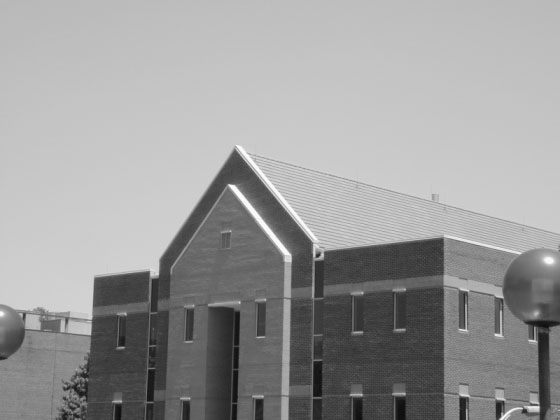
%> input picture HW1/hw_vova/HW1/building.jpg, 560 x 420 px
$ octave Complete_Script.m   (GNU Octave 9; MATLAB toolbox functions it lacks are replaced by stand-ins)
%> lines starting %> are read from the running program, lines starting %| are printed output that depends on the picture; in (x1, y1, x2, y2) boxes, pixels count from 0 and x2, y2 are one past the last pixel; in counts of white or black regions, pixels touching at a corner belong together; the program's own positions count from 1; pictures that were not available may be replaced by others from this repository, and a replacement may not be noted
### HW1/hw_vova/HW1/draw_hough_lines.m
function [] = draw_hough_lines (image, theta_values, rho_values,color)


numLines = numel(rho_values);

% those are constant in all lines
x0 = 1;
xend = size(image,2); % image width


%// For each rho,theta pair...
for idx = 1 : numLines
    r = rho_values(idx); th = theta_values(idx); %// Get rho and theta

    %// if a vertical line, then draw a vertical line centered at x = r
    if (th == 0)
        yend = size(image,1); % image height
        line([r r], [1 yend], 'Color', color);
    else
        y0 = (-cosd(th)/sind(th))*x0 + (r / sind(th)); % theta [deg]
        yend = (-cosd(th)/sind(th))*xend + (r / sind(th));

        % add the line
        line([x0 xend], [y0 yend], 'Color',color);
   end
end

end

### HW1/hw_vova/HW1/Style_Trans.m
function [Reconstructed] = Style_Trans(Pic_1,Pic_2)
% Style transfer function. Gets 2 pictures, picture 2 style applies to
% picture 1 and returns as Reconstructed

Pic_1 = double(Pic_1);
Pic_2 = double(Pic_2);

% Size of pyramid
n = 6;

epsilon = 1e-4;

% Creating the LoG pyramid, from it computing the energy for each image and
% the gain parameter
for i = 1 : 1 : 3

    [~, LoG_I(:,:,i,:)] = LoG_creator(Pic_1(:,:,i), 6);
    [~, LoG_E(:,:,i,:)] = LoG_creator(Pic_2(:,:,i), 6);

    for j = 1 : 1 : n
        sigma = 2 ^ (j+1);
        g_filter = fspecial('gaussian', 4 * sigma, sigma);
        Energy_I(:,:,i,j) = imfilter(LoG_I(:,:,i,j) .^ 2, g_filter);
        Energy_E(:,:,i,j) = imfilter(LoG_E(:,:,i,j) .^ 2, g_filter);
        gain(:,:,i,j) = ( Energy_E(:,:,i,j) ./ ( Energy_I(:,:,i,j) + epsilon ) ) .^.5;
    end

end

% [16 lines of commented-out code are left out]
idx = gain > 2.8;
gain(idx) = 2.8;

idx = gain < 0.9;
gain(idx) = 0.9;

% Creating the gain modified LoG image for each matrix
for i = 1 : 1 : 3

    for j = 1 : 1 : n

        if j ~= n
            LcO(:,:,i,j) = gain(:,:,i,j) .* LoG_I(:,:,i,j);
        else
            LcO(:,:,i,j) = LoG_E(:,:,i,j);
        end

    end

    LcO_reduced(:,:,:) = LcO(:,:,i,:);
    Reconstructed(:,:,i) = Image_Recreator(LcO_reduced);

end

% [4 lines of commented-out code are left out]

end

### HW1/hw_vova/HW1/LoG_creator.m
function [LoG, LoG_double] = LoG_creator(image, levels)
% The function gets an image after imread, and outputs a uint8 LoG tensor
% and a double LoG tensor

    image = double(image); % Converting everything to double allows for an
    %accurate image reconstruction (negative values), without negative
    %values after reconstruction we get a bloom effect

    for i = 1 : 1 : levels

            % Create the sigmas

           if i == 1
               sigma = 4;
               sigma_after = 8;
           else
               sigma = 2^i;
               sigma_after = 2^(i+1);
           end

           % Create filters and convert to double
           g_filter = fspecial('gaussian', 4 * sigma, sigma);
           g_filter_after = fspecial('gaussian', 4 * sigma_after, sigma_after);

           g_filter = double(g_filter);
           g_filter_after = double(g_filter_after);

           % Create LoG pyramid matrices without downsampling, both double
           % and uint8
           if i == 1
               LoG(:,:,i) = image - imfilter(image, g_filter);
               LoG_double(:,:,i) = double(LoG(:,:,i));
               LoG(:,:,i) = uint8(LoG(:,:,i));
           elseif i == levels
               LoG(:,:,i)= imfilter(image, g_filter);
               LoG_double(:,:,i) = double(LoG(:,:,i));
               LoG(:,:,i) = uint8(LoG(:,:,i));
           else
               LoG(:,:,i) = imfilter(image, g_filter) - imfilter(image, g_filter_after);
               LoG_double(:,:,i) = double(LoG(:,:,i));
               LoG(:,:,i) = uint8(LoG(:,:,i));
           end

    end

end

### HW1/hw_FINAL/HW1/Complete_Script.m
clear
close all
clc


%% part 1 - hough lines

f=zeros(101,101);
f(1,1)=1;
H=hough(f);
imshow(H,[])
f(101,1)=1;
H=hough(f);
imshow(H,[])
f(1,101)=1;
H=hough(f);
imshow(H,[])
f(101,101)=1;
H=hough(f);
imshow(H,[])
f(51,51)=1;


[H,T,R] = hough(f);
imshow(H,'XData',T,'YData',R,...
      'InitialMagnification','fit');
title('Hough transform #4');
xlabel('\theta'), ylabel('\rho');
axis on, axis normal, hold on;


%% part 2

close all;

% (b)
% create a square
f=ones(201,201);

% padding it with zeroes
fb =  padarray(f,[100,100],'both');
f_binary = imbinarize(fb);  % binarize the image
fig_21 = figure(21);
imshow(f_binary,[])
title('binary image of a square');


% (c)

% using the Carry edge detector to generate image of edges
BW = edge(f_binary);
fig_22 = figure(22);
imshow(BW,[])
title('Edges of a binary square');


% (d)

% finding the hough transform

[H,T,R] = hough(BW,'RhoResolution',0.5,'ThetaResolution',0.1);
fig23 = figure(23);
imshow(H,[],'InitialMagnification','fit');
title('Original Hough transform of a square');
xlabel('\theta'), ylabel('\rho');
axis on, axis normal, hold on;


fig24 = figure(24);
imshow(imadjust(rescale(H)),'XData',T,'YData',R,...
      'InitialMagnification','fit');
title('Rescaled & adjusted Hough transform of a square');
xlabel('\theta'), ylabel('\rho');
axis on, axis normal, hold on;


% (f)

% finding the peaks
peaks = houghpeaks(H,10); % setting maximum amount of peaks to 10

theta_values = T(peaks(:,2));
rho_values = R(peaks(:,1));

fprintf('the pairs of the peaks in the square are the following:\n\n');
for i=1:length(theta_values)
    fprintf('\ttheta : %2.0f   rho: %2.0f\n', theta_values(i), rho_values(i));
end

% (g)

% reproducing the lines on the image itself using a dedicated function
fig25 = figure(25);
imshow(fb);
hold on;
draw_hough_lines(fb,theta_values,rho_values,'green');
title('Original image with Hough lines (n=4)');


%% part 3


% (g)

building = imread('building.jpg');
%> building is the input picture: size 420x560 uint8; min 11, max 255, mean 154.6
% 1. plot the image to see what we have
fig31 = figure(31);
imshow(building,[]);
% we see that it is grayscale already.
% 2. use the canny edge detector to detect edges. The following parameters
% showed quiet good results.

building_edges = edge(building,'Canny',[0.05 0.1]);
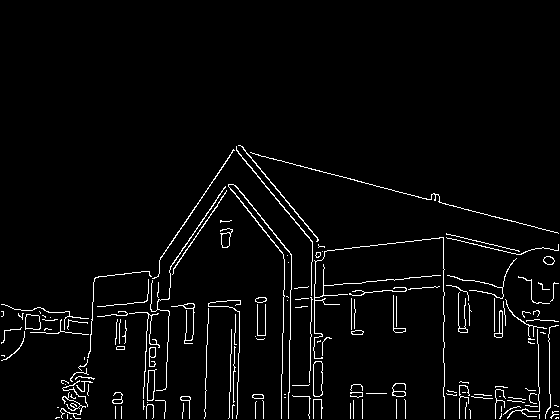
%> building_edges: size 420x560 logical; 3.3% white in thin lines or dots, all inside (x1, y1, x2, y2) = (1, 145, 559, 419)
fig32 = figure(32);
imshow(building_edges,[]);

% 3. Finding the Hough transform of the image
[H,T,R] = hough(building_edges,'RhoResolution',0.5,'ThetaResolution',0.1);
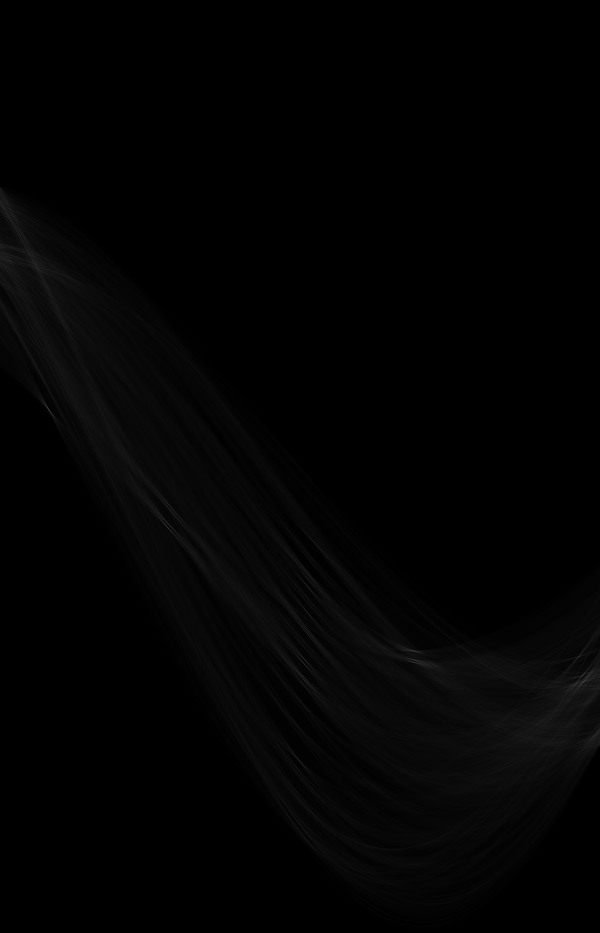
%> H: size 2797x1800 double (shown at 1/3 size); min 0, max 152, mean 2.8
%> T = 1800 values from -90 to 89.9; R = 2797 values from -699 to 699
fig33 = figure(33);
imshow(imadjust(rescale(H)),'XData',T,'YData',R,...
      'InitialMagnification','fit');
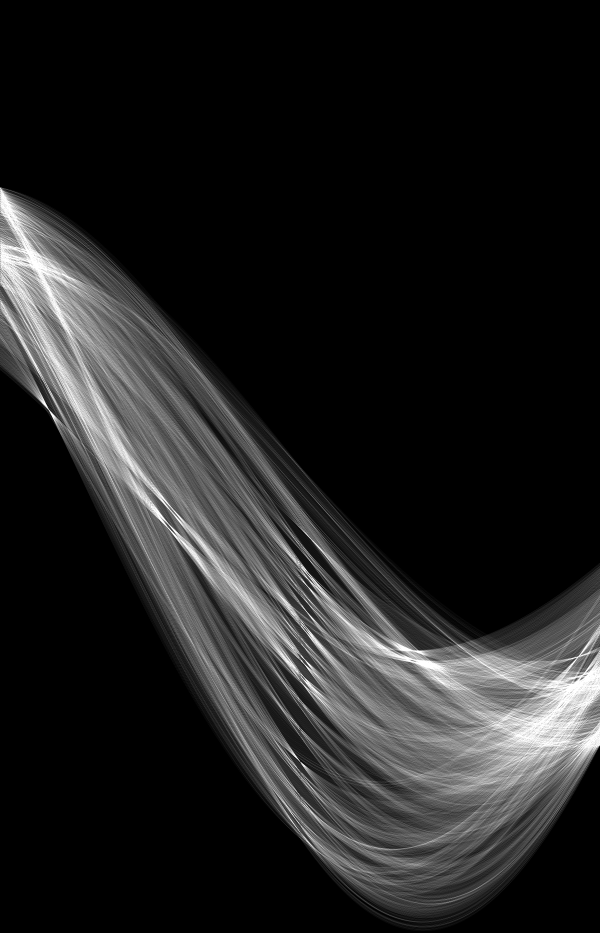
%> displayed picture: size 2797x1800, on the screen's scale of 0 to 255 (shown at 1/3 size); min 0, max 255, mean 32.9
title('Rescaled & adjusted Hough transform of a building');
xlabel('\theta'), ylabel('\rho');
axis on, axis normal, hold on;

% 4. Finding the peaks of the Hough map
peaks = houghpeaks(H,100,'threshold',30);
%> peaks = 100 rows, first 12: [1230 147; 2284 900; 2045 1751; 1992 913; 607 1; 1971 1736; 2031 911; 1953 1238; 735 1; 1584 505; 775 1; 2496 900]
theta_values = T(peaks(:,2));
%> theta_values = 100 values, max 88.2 at index 98, min -90 at index 5, mean -10.49
rho_values = R(peaks(:,1));
%> rho_values = 100 values, max 548.5 at index 12, min -411 at index 20, mean 107.5

fprintf('\nDetected %2.0f peaks (lines) in the image \n\n', length(theta_values));
%| Detected 100 peaks (lines) in the image

fig34 = figure(34);
imshow(building);
hold on;
draw_hough_lines(building,theta_values,rho_values,'blue');
%> the loop in draw_hough_lines (call 2), `for idx = 1 : numLines` made 100 passes
%> (r, th, y0, yend) on passes 1 to 12: (-84.5, -75.4, 87.58, 233.2), (442.5, -0.1, -252961, 67322.1), (323, 85, 324.1, 275.2), (296.5, 1.2, 14110.1, -12576.3), (-396, -90, 396, 396), (286, 83.5, 287.7, 224), (316, 1, 18049.1, -13976), (277, 33.7, 497.7, -340.4), (-332, -90, 332, 332), (92.5, -39.6, -143.9, 531.8), (-312, -90, 312, 312), (548.5, -0.1, -313694.6, 6588.5)
title('Original image with Hough lines (n=100)');


%% First image set, example images

image_I = imread('data/Inputs/imgs/0004_6.png');
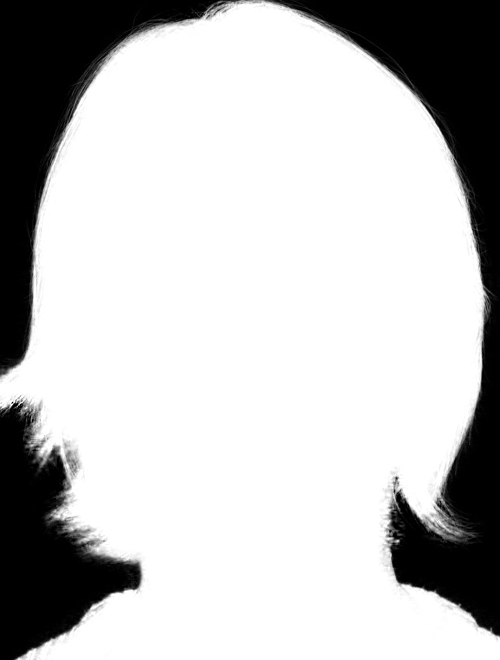
%> input picture homeworks_original/hw1/data/Inputs/masks/0004_6.png, 1000 x 1320 px (shown at 1/2 size)
%> image_I is the input picture: size 1320x1000x3 uint8; min 0, max 255, mean 192.4
image_E = imread('data/Examples/imgs/6.png');
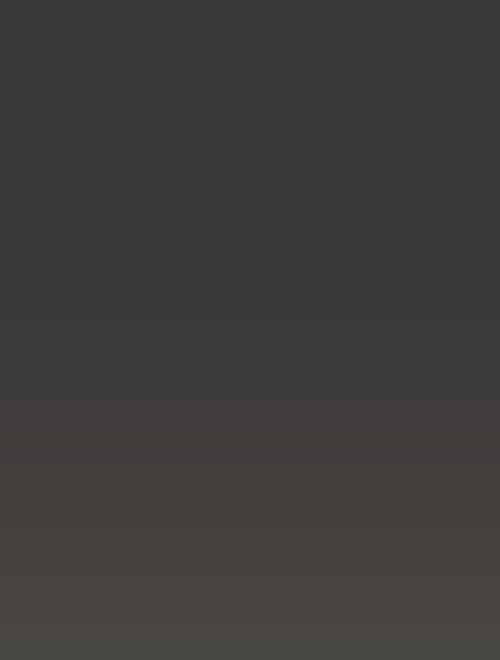
%> input picture hw_vova/HW1/data/Examples/bgs/6.jpg, 1000 x 1320 px, given in place of 6.png, which was not available (shown at 1/2 size)
%> image_E is the input picture: size 1320x1000x3 uint8; mean R, G, B 62.5, 60, 60
background = imread('data/Examples/bgs/21.jpg');
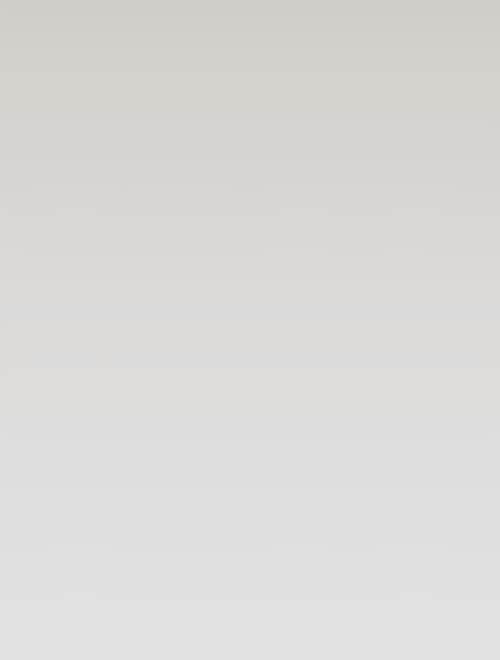
%> input picture homeworks_original/hw1/data/Examples/bgs/21.jpg, 1000 x 1320 px (shown at 1/2 size)
%> background is the input picture: size 1320x1000x3 uint8; mean R, G, B 218.1, 217.6, 215.7
mask = imread('data/Inputs/masks/0004_6.png');

Reconstructed = Style_Trans(image_I, image_E);
%> in Style_Trans, `Pic_2 = double(Pic_2);`:
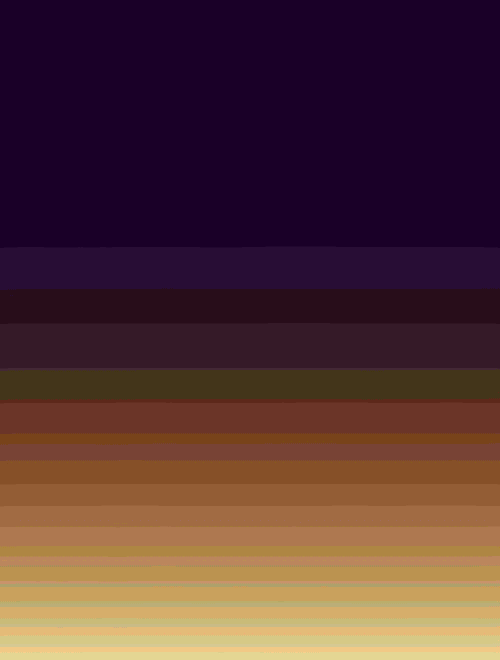
%> Pic_2: size 1320x1000x3 double (shown at 1/2 size); mean R, G, B 62.5, 60, 60; mean of the top-left, top-right, bottom-left and bottom-right quarters 57.9, 57.9, 63.8, 63.8; drawn with min black and max white
%> (the run ends here)
